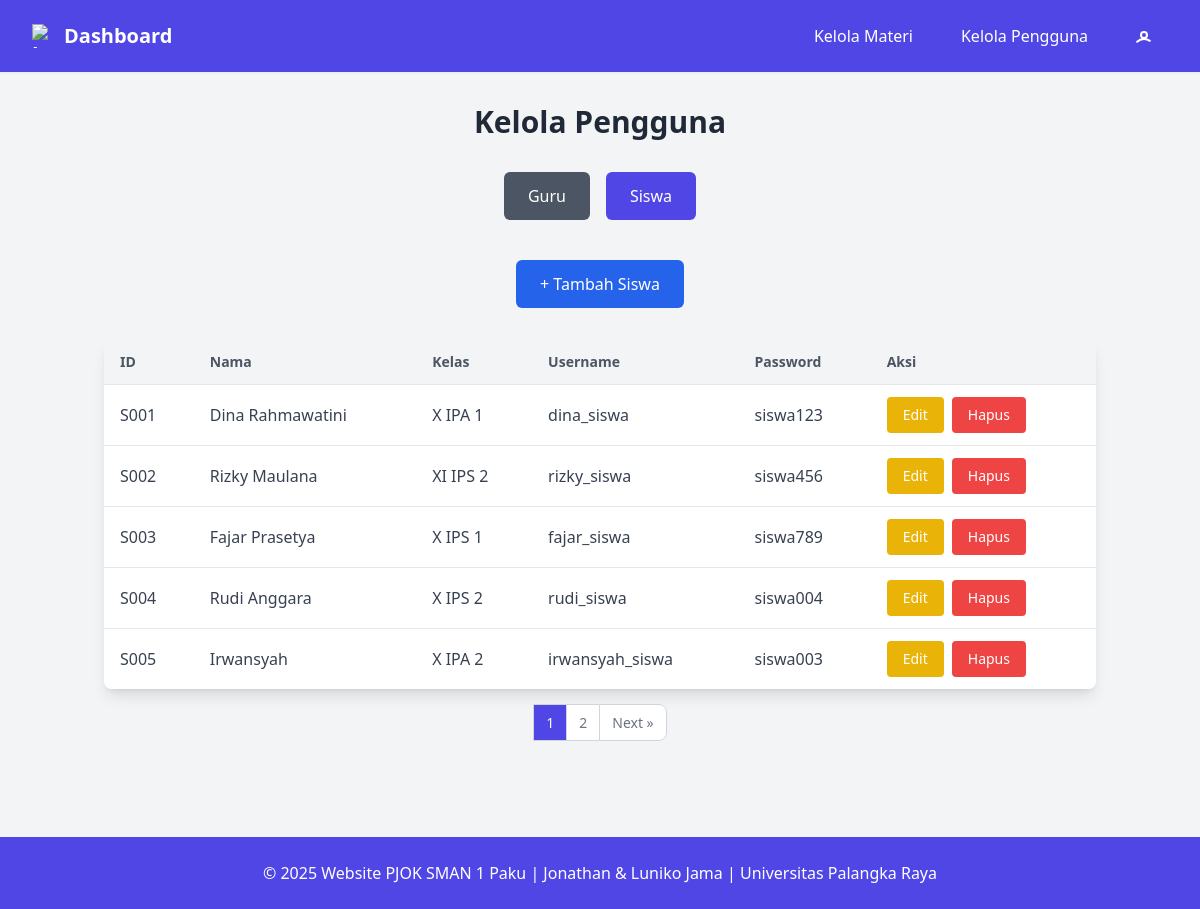
Page /pages/admin/pengguna/index.php?role=siswa (signed in) on the earlier database version.
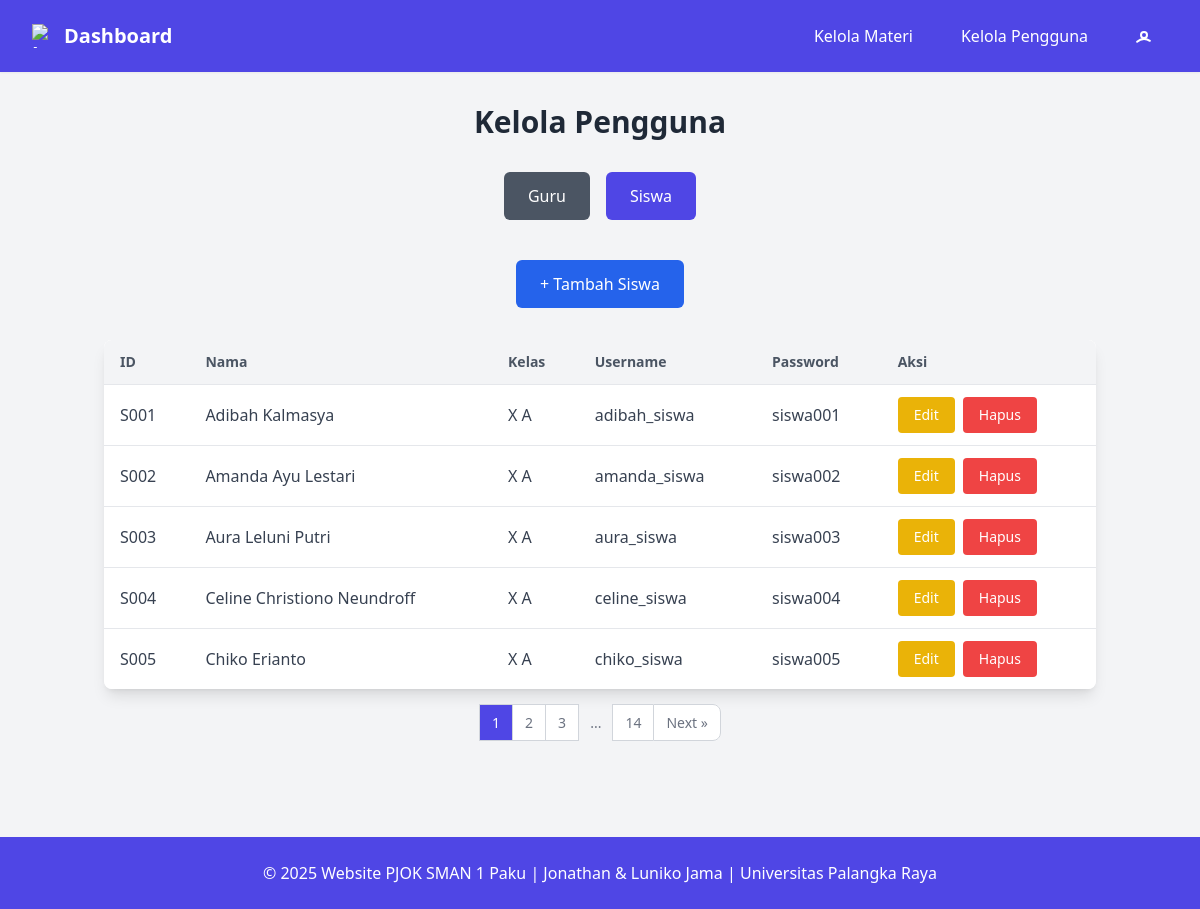
Same page on the later database version.
### tables this page shows
CREATE TABLE `siswa` (
  `id_siswa` varchar(10) NOT NULL CHECK (`id_siswa` like 'S%'),
  `nama_siswa` varchar(255) NOT NULL,
  `kelas` varchar(10) NOT NULL,
  `username_siswa` varchar(50) NOT NULL,
  `password_siswa` varchar(255) NOT NULL
);

### pages/admin/pengguna/index.php (the view, shortened to what this page needs)
<?php
require_once "../../../database.php";
$limit = 5;
$page = isset($_GET['page']) && is_numeric($_GET['page']) && $_GET['page'] > 0 ? (int)$_GET['page'] : 1;
$offset = ($page - 1) * $limit;
$role = $_GET['role'];
if ($role === 'guru') {
    $countSql = "SELECT COUNT(*) AS cnt FROM guru";
} else {
    $countSql = "SELECT COUNT(*) AS cnt FROM siswa";
}
$countRes = mysqli_query($conn, $countSql);
$totalRows = mysqli_fetch_assoc($countRes)['cnt'];
$totalPages = ceil($totalRows / $limit);
include "../../../includes/navbar_admin.php";
if ($role === 'guru') {
    $sql = "SELECT * FROM guru ORDER BY id_guru LIMIT {$limit} OFFSET {$offset}";
} else {
    $sql = "SELECT * FROM siswa ORDER BY id_siswa LIMIT {$limit} OFFSET {$offset}";
}
$res = mysqli_query($conn, $sql);
$pengguna = $res ? mysqli_fetch_all($res, MYSQLI_ASSOC) : [];
?>
<div class="container mx-auto mt-8 px-4">
    <h1 class="text-3xl font-semibold text-center mb-6">Kelola Pengguna</h1>
    <div class="mb-6 flex justify-center space-x-4 p-2">
        <a href="?role=guru" class="px-6 py-3 text-white <?= ($role === 'guru') ? 'bg-indigo-600' : 'bg-gray-600'; ?> hover:bg-indigo-700 rounded-md">Guru</a>
        <a href="?role=siswa" class="px-6 py-3 text-white <?= ($role === 'siswa') ? 'bg-indigo-600' : 'bg-gray-600'; ?> hover:bg-indigo-700 rounded-md">Siswa</a>
    </div>
    <div class="mb-6 flex justify-center p-2">
        <a href="tambah.php?role=<?= $role ?>" class="px-6 py-3 bg-blue-600 hover:bg-blue-700 text-white rounded-md">+ Tambah <?= ucfirst($role) ?></a>
    </div>
    <?php if (!empty($pengguna)): ?>
        <div class="overflow-x-auto bg-white shadow-lg rounded-lg">
            <table class="min-w-full bg-white border-collapse text-left text-gray-700">
                <thead>
                    <tr class="bg-gray-100 text-sm font-medium text-gray-600">
                        <th class="py-3 px-4">ID</th>
                        <th class="py-3 px-4">Nama</th>
                        <?php if ($role === 'siswa'): ?><th class="py-3 px-4">Kelas</th><?php endif; ?>
                        <th class="py-3 px-4">Username</th>
                        <th class="py-3 px-4">Password</th>
                        <th class="py-3 px-4">Aksi</th>
                    </tr>
                </thead>
                <tbody>
                    <?php foreach ($pengguna as $row): ?>
                        <?php
                            $id = ($role === 'guru') ? $row['id_guru'] : $row['id_siswa'];
                            $nama = ($role === 'guru') ? $row['nama_guru'] : $row['nama_siswa'];
                            $username = ($role === 'guru') ? $row['username_guru'] : $row['username_siswa'];
                            $password = ($role === 'guru') ? $row['password_guru'] : $row['password_siswa'];
                        ?>
                        <tr class="border-t border-gray-200">
                            <td class="py-3 px-4"><?= htmlspecialchars($id) ?></td>
                            <td class="py-3 px-4"><?= htmlspecialchars($nama) ?></td>
                            <?php if ($role === 'siswa'): ?><td class="py-3 px-4"><?= htmlspecialchars($row['kelas']) ?></td><?php endif; ?>
                            <td class="py-3 px-4"><?= htmlspecialchars($username) ?></td>
                            <td class="py-3 px-4"><?= htmlspecialchars($password) ?></td>
                            <td class="py-3 px-4">
                                <div class="flex flex-col md:flex-row gap-2">
                                    <a href="edit.php?id=<?= $id ?>&role=<?= $role ?>" class="px-4 py-2 bg-yellow-500 hover:bg-yellow-600 text-white rounded text-sm">Edit</a>
                                    <button onclick="hapusPengguna('<?= $id ?>','<?= $role ?>')" class="px-4 py-2 bg-red-500 hover:bg-red-600 text-white rounded text-sm">Hapus</button>
                                </div>
                            </td>
                        </tr>
                    <?php endforeach; ?>
                </tbody>
            </table>
        </div>
        <?php if ($totalPages > 1): ?>
        <nav class="flex justify-center mt-6" aria-label="Pagination">
            <ul class="inline-flex -space-x-px text-sm">
                <?php
                $start = max(1, $page - 2);
                $end = min($totalPages, $page + 2);
                for ($i = $start; $i <= $end; $i++): ?>
                    <li>
                        <a href="?role=<?= $role ?>&page=<?= $i ?>" class="px-3 py-2 leading-tight border border-gray-300 <?= ($i === $page) ? 'bg-indigo-600 text-white' : 'bg-white text-gray-500 hover:bg-gray-100 hover:text-gray-700'; ?>"><?= $i ?></a>
                    </li>
                <?php endfor;
                if ($end < $totalPages) {
                    if ($end < $totalPages - 1) echo '<li><span class="px-3 py-2 text-gray-500">...</span></li>';
                    echo '<li><a href="?role=' . $role . '&page=' . $totalPages . '" class="px-3 py-2 leading-tight text-gray-500 bg-white border border-gray-300 hover:bg-gray-100 hover:text-gray-700">' . $totalPages . '</a></li>';
                }
                ?>
                <?php if ($page < $totalPages): ?>
                    <li>
                        <a href="?role=<?= $role ?>&page=<?= $page + 1 ?>" class="px-3 py-2 leading-tight text-gray-500 bg-white border border-gray-300 rounded-r-lg hover:bg-gray-100 hover:text-gray-700">Next &raquo;</a>
                    </li>
                <?php endif; ?>
            </ul>
        </nav>
        <?php endif; ?>
    <?php else: ?>
        <p class="text-gray-500 mt-4 text-center">Tidak ada data untuk ditampilkan.</p>
    <?php endif; ?>
</div>
<?php include "../../../includes/footer.php"; ?>

### includes/navbar_admin.php (shortened to what this page needs)
<!DOCTYPE html>
<html lang="id">
<head>
  <script src="https://cdn.tailwindcss.com"></script>
</head>
<body class="bg-gray-100 font-sans text-gray-800">
<nav class="bg-indigo-600 shadow-sm mb-6 sticky top-0 z-50">
  <div class="max-w-7xl mx-auto px-4 sm:px-6 lg:px-8">
    <div class="flex justify-between items-center py-4">
<a href="/pages/siswa/dashboard.php" class="flex items-center gap-2 text-xl font-bold text-white hover:text-indigo-200 transition">
  <img src="https://disdikbud.banyuasinkab.go.id/wp-content/uploads/sites/269/2022/11/cropped-Logo-Tut-Wuri-Handayani-PNG-Warna-1.png" alt="Logo Tut Wuri" class="w-6 h-6 object-contain">
  Dashboard
</a>
      <div class="hidden md:flex items-center space-x-4 ml-auto">
        <a href="/pages/admin/materi/index.php"
           class="text-white px-4 py-2 rounded-md hover:bg-green-500 hover:text-white transition">Kelola Materi</a>
        <a href="/pages/admin/pengguna/index.php"
           class="text-white px-4 py-2 rounded-md hover:bg-green-500 hover:text-white transition">Kelola Pengguna</a>
        <button id="profile-popup-button"
                class="flex items-center text-white hover:bg-white hover:text-indigo-600 px-3 py-2 rounded-md transition">
          <svg class="w-6 h-6" fill="none" stroke="currentColor" stroke-width="2"
               viewBox="0 0 24 24">
            <path stroke-linecap="round" stroke-linejoin="round"
                  d="M5.121 17.804A9.935 9.935 0 0112 15c2.21 0 4.243.72 5.879 1.804M15 11a3 3 0 11-6 0 3 3 0 016 0z" />
          </svg>
        </button>
      </div>
    </div>
  </div>
</nav>

### includes/footer.php (shortened to what this page needs)
<body class="relative min-h-screen flex flex-col">
  <main id="main-content" class="p-6 pb-20">
  </main>
  <footer id="page-footer" class="bg-indigo-600 text-white py-6">
    <div class="max-w-7xl mx-auto px-6 text-center">
      <p>&copy; 2025 Website PJOK SMAN 1 Paku | Jonathan & Luniko Jama | Universitas Palangka Raya</p>
    </div>
  </footer>
</body>

Differences in the rows shown:
changed siswa "S001": nama_siswa "Dina Rahmawatini" → "Adibah Kalmasya"; kelas "X IPA 1" → "X A"; username_siswa "dina_siswa" → "adibah_siswa"; password_siswa "siswa123" → "siswa001"
changed siswa "S002": nama_siswa "Rizky Maulana" → "Amanda Ayu Lestari"; kelas "XI IPS 2" → "X A"; username_siswa "rizky_siswa" → "amanda_siswa"; password_siswa "siswa456" → "siswa002"
changed siswa "S003": nama_siswa "Fajar Prasetya" → "Aura Leluni Putri"; kelas "X IPS 1" → "X A"; username_siswa "fajar_siswa" → "aura_siswa"; password_siswa "siswa789" → "siswa003"
changed siswa "siswa004": nama_siswa "Rudi Anggara" → "Celine Christiono Neundroff"; kelas "X IPS 2" → "X A"; username_siswa "rudi_siswa" → "celine_siswa"
changed siswa "S005": nama_siswa "Irwansyah" → "Chiko Erianto"; kelas "X IPA 2" → "X A"; username_siswa "irwansyah_siswa" → "chiko_siswa"; password_siswa "siswa003" → "siswa005"
Other differences:
$totalPages: (not shown) → "14"
new list line: "3"
